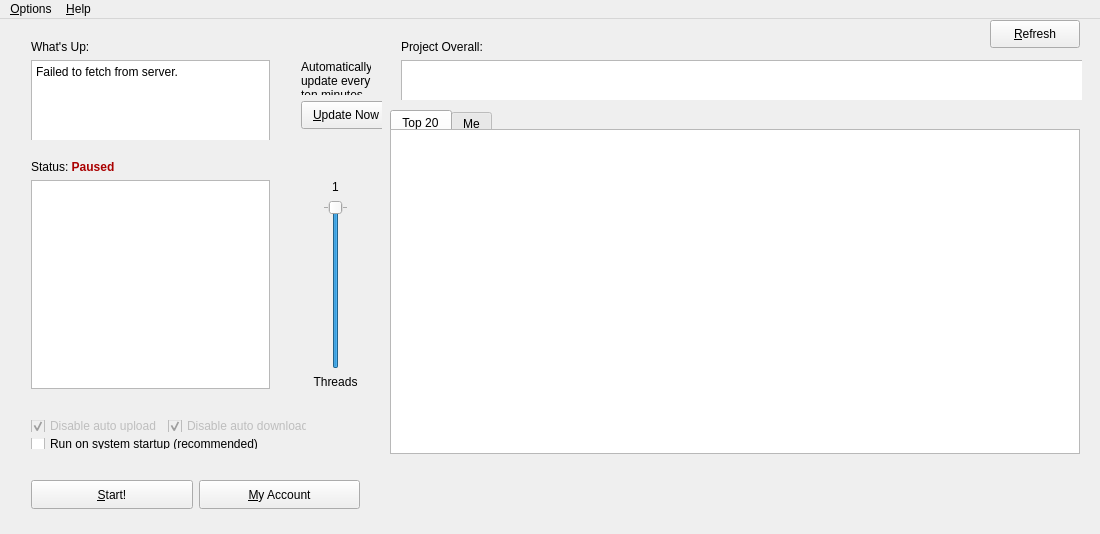
<?xml version="1.0" encoding="UTF-8"?>
<ui version="4.0">
 <class>MainWindow</class>
 <widget class="QMainWindow" name="MainWindow">
  <property name="geometry">
   <rect>
    <x>0</x>
    <y>0</y>
    <width>1100</width>
    <height>534</height>
   </rect>
  </property>
  <property name="windowTitle">
   <string>RamseyX Client</string>
  </property>
  <property name="locale">
   <locale language="English" country="UnitedStates"/>
  </property>
  <widget class="QWidget" name="centralWidget">
   <widget class="QTableWidget" name="tbl20">
    <property name="geometry">
     <rect>
      <x>390</x>
      <y>110</y>
      <width>690</width>
      <height>325</height>
     </rect>
    </property>
    <property name="minimumSize">
     <size>
      <width>690</width>
      <height>325</height>
     </size>
    </property>
    <property name="maximumSize">
     <size>
      <width>690</width>
      <height>325</height>
     </size>
    </property>
    <property name="horizontalScrollBarPolicy">
     <enum>Qt::ScrollBarAlwaysOff</enum>
    </property>
    <property name="editTriggers">
     <set>QAbstractItemView::NoEditTriggers</set>
    </property>
    <attribute name="horizontalHeaderHighlightSections">
     <bool>false</bool>
    </attribute>
    <attribute name="horizontalHeaderShowSortIndicator" stdset="0">
     <bool>false</bool>
    </attribute>
    <attribute name="horizontalHeaderStretchLastSection">
     <bool>true</bool>
    </attribute>
    <attribute name="verticalHeaderVisible">
     <bool>false</bool>
    </attribute>
    <attribute name="verticalHeaderDefaultSectionSize">
     <number>25</number>
    </attribute>
    <attribute name="verticalHeaderHighlightSections">
     <bool>false</bool>
    </attribute>
    <attribute name="verticalHeaderStretchLastSection">
     <bool>true</bool>
    </attribute>
   </widget>
   <widget class="QTabWidget" name="tab20">
    <property name="geometry">
     <rect>
      <x>390</x>
      <y>91</y>
      <width>171</width>
      <height>30</height>
     </rect>
    </property>
    <property name="currentIndex">
     <number>0</number>
    </property>
    <widget class="QWidget" name="tabTop20">
     <attribute name="title">
      <string>Top 20</string>
     </attribute>
    </widget>
    <widget class="QWidget" name="tabMe">
     <attribute name="title">
      <string>Me</string>
     </attribute>
    </widget>
   </widget>
   <widget class="QWidget" name="layoutWidget">
    <property name="geometry">
     <rect>
      <x>20</x>
      <y>130</y>
      <width>261</width>
      <height>251</height>
     </rect>
    </property>
    <layout class="QVBoxLayout" name="verticalLayout_2">
     <item>
      <widget class="QLabel" name="labelStatus">
       <property name="text">
        <string>Status: &lt;span style=&quot; font-weight:600; color:#aa0000;&quot;&gt;Paused&lt;/span&gt;</string>
       </property>
      </widget>
     </item>
     <item>
      <widget class="QTextBrowser" name="txtTasksStatus"/>
     </item>
    </layout>
   </widget>
   <widget class="QWidget" name="layoutWidget_2">
    <property name="geometry">
     <rect>
      <x>20</x>
      <y>10</y>
      <width>261</width>
      <height>111</height>
     </rect>
    </property>
    <layout class="QVBoxLayout" name="verticalLayout">
     <item>
      <widget class="QLabel" name="label_1">
       <property name="locale">
        <locale language="English" country="UnitedStates"/>
       </property>
       <property name="text">
        <string>What's Up:</string>
       </property>
      </widget>
     </item>
     <item>
      <widget class="QTextBrowser" name="txtWhatsUp">
       <property name="minimumSize">
        <size>
         <width>0</width>
         <height>90</height>
        </size>
       </property>
       <property name="maximumSize">
        <size>
         <width>16777215</width>
         <height>90</height>
        </size>
       </property>
       <property name="html">
        <string>&lt;!DOCTYPE HTML PUBLIC &quot;-//W3C//DTD HTML 4.0//EN&quot; &quot;http://www.w3.org/TR/REC-html40/strict.dtd&quot;&gt;
&lt;html&gt;&lt;head&gt;&lt;meta name=&quot;qrichtext&quot; content=&quot;1&quot; /&gt;&lt;style type=&quot;text/css&quot;&gt;
p, li { white-space: pre-wrap; }
&lt;/style&gt;&lt;/head&gt;&lt;body style=&quot; font-family:'SimSun'; font-size:9pt; font-weight:400; font-style:normal;&quot;&gt;
&lt;p style=&quot; margin-top:0px; margin-bottom:0px; margin-left:0px; margin-right:0px; -qt-block-indent:0; text-indent:0px;&quot;&gt;Failed to fetch from server.&lt;/p&gt;&lt;/body&gt;&lt;/html&gt;</string>
       </property>
      </widget>
     </item>
    </layout>
   </widget>
   <widget class="QPushButton" name="btnRefresh">
    <property name="geometry">
     <rect>
      <x>990</x>
      <y>1</y>
      <width>90</width>
      <height>28</height>
     </rect>
    </property>
    <property name="minimumSize">
     <size>
      <width>90</width>
      <height>28</height>
     </size>
    </property>
    <property name="maximumSize">
     <size>
      <width>90</width>
      <height>28</height>
     </size>
    </property>
    <property name="text">
     <string>&amp;Refresh</string>
    </property>
   </widget>
   <widget class="QLabel" name="label_5">
    <property name="geometry">
     <rect>
      <x>390</x>
      <y>450</y>
      <width>690</width>
      <height>51</height>
     </rect>
    </property>
    <property name="text">
     <string>&lt;html&gt;&lt;head/&gt;&lt;body&gt;&lt;p&gt;&lt;img src=&quot;:/bmp/slogan&quot;/&gt;&lt;/p&gt;&lt;/body&gt;&lt;/html&gt;</string>
    </property>
   </widget>
   <widget class="QWidget" name="layoutWidget_3">
    <property name="geometry">
     <rect>
      <x>290</x>
      <y>30</y>
      <width>92</width>
      <height>91</height>
     </rect>
    </property>
    <layout class="QVBoxLayout" name="verticalLayout_4">
     <item>
      <widget class="QLabel" name="label_3">
       <property name="text">
        <string>Automatically&lt;br /&gt;update every&lt;br /&gt;ten minutes</string>
       </property>
      </widget>
     </item>
     <item>
      <widget class="QPushButton" name="btnWhatsUp">
       <property name="minimumSize">
        <size>
         <width>90</width>
         <height>28</height>
        </size>
       </property>
       <property name="maximumSize">
        <size>
         <width>90</width>
         <height>28</height>
        </size>
       </property>
       <property name="text">
        <string>&amp;Update Now</string>
       </property>
      </widget>
     </item>
    </layout>
   </widget>
   <widget class="QWidget" name="layoutWidget_4">
    <property name="geometry">
     <rect>
      <x>300</x>
      <y>150</y>
      <width>71</width>
      <height>231</height>
     </rect>
    </property>
    <layout class="QVBoxLayout" name="verticalLayout_5">
     <item>
      <widget class="QLabel" name="threadLabel">
       <property name="text">
        <string>1</string>
       </property>
       <property name="alignment">
        <set>Qt::AlignCenter</set>
       </property>
      </widget>
     </item>
     <item alignment="Qt::AlignHCenter">
      <widget class="QSlider" name="threadSlider">
       <property name="minimum">
        <number>1</number>
       </property>
       <property name="maximum">
        <number>1</number>
       </property>
       <property name="orientation">
        <enum>Qt::Vertical</enum>
       </property>
       <property name="tickPosition">
        <enum>QSlider::TicksBothSides</enum>
       </property>
       <property name="tickInterval">
        <number>1</number>
       </property>
      </widget>
     </item>
     <item>
      <widget class="QLabel" name="label">
       <property name="text">
        <string>Threads</string>
       </property>
       <property name="alignment">
        <set>Qt::AlignCenter</set>
       </property>
      </widget>
     </item>
    </layout>
   </widget>
   <widget class="QWidget" name="layoutWidget_5">
    <property name="geometry">
     <rect>
      <x>390</x>
      <y>10</y>
      <width>692</width>
      <height>71</height>
     </rect>
    </property>
    <layout class="QVBoxLayout" name="verticalLayout_3">
     <item>
      <widget class="QLabel" name="label_4">
       <property name="text">
        <string>Project Overall:</string>
       </property>
      </widget>
     </item>
     <item>
      <widget class="QTableWidget" name="tblOverall">
       <property name="minimumSize">
        <size>
         <width>690</width>
         <height>50</height>
        </size>
       </property>
       <property name="maximumSize">
        <size>
         <width>690</width>
         <height>50</height>
        </size>
       </property>
       <property name="verticalScrollBarPolicy">
        <enum>Qt::ScrollBarAlwaysOff</enum>
       </property>
       <property name="horizontalScrollBarPolicy">
        <enum>Qt::ScrollBarAlwaysOff</enum>
       </property>
       <property name="autoScroll">
        <bool>false</bool>
       </property>
       <property name="editTriggers">
        <set>QAbstractItemView::NoEditTriggers</set>
       </property>
       <attribute name="horizontalHeaderHighlightSections">
        <bool>false</bool>
       </attribute>
       <attribute name="horizontalHeaderShowSortIndicator" stdset="0">
        <bool>false</bool>
       </attribute>
       <attribute name="horizontalHeaderStretchLastSection">
        <bool>true</bool>
       </attribute>
       <attribute name="verticalHeaderVisible">
        <bool>false</bool>
       </attribute>
       <attribute name="verticalHeaderDefaultSectionSize">
        <number>25</number>
       </attribute>
       <attribute name="verticalHeaderHighlightSections">
        <bool>false</bool>
       </attribute>
       <attribute name="verticalHeaderStretchLastSection">
        <bool>true</bool>
       </attribute>
      </widget>
     </item>
    </layout>
   </widget>
   <widget class="QWidget" name="layoutWidget_6">
    <property name="geometry">
     <rect>
      <x>20</x>
      <y>450</y>
      <width>351</width>
      <height>51</height>
     </rect>
    </property>
    <layout class="QHBoxLayout" name="horizontalLayout">
     <item>
      <widget class="QPushButton" name="btnStart">
       <property name="sizePolicy">
        <sizepolicy hsizetype="Minimum" vsizetype="Expanding">
         <horstretch>0</horstretch>
         <verstretch>0</verstretch>
        </sizepolicy>
       </property>
       <property name="locale">
        <locale language="English" country="UnitedStates"/>
       </property>
       <property name="text">
        <string>&amp;Start!</string>
       </property>
      </widget>
     </item>
     <item>
      <widget class="QPushButton" name="btnAccount">
       <property name="sizePolicy">
        <sizepolicy hsizetype="Minimum" vsizetype="Expanding">
         <horstretch>0</horstretch>
         <verstretch>0</verstretch>
        </sizepolicy>
       </property>
       <property name="locale">
        <locale language="English" country="UnitedStates"/>
       </property>
       <property name="text">
        <string>&amp;My Account</string>
       </property>
      </widget>
     </item>
    </layout>
   </widget>
   <widget class="QWidget" name="layoutWidget_7">
    <property name="geometry">
     <rect>
      <x>20</x>
      <y>390</y>
      <width>298</width>
      <height>51</height>
     </rect>
    </property>
    <layout class="QVBoxLayout" name="verticalLayout_6">
     <item>
      <layout class="QHBoxLayout" name="horizontalLayout_2">
       <item>
        <widget class="QCheckBox" name="disableAutoUploadChk">
         <property name="enabled">
          <bool>false</bool>
         </property>
         <property name="text">
          <string>Disable auto upload</string>
         </property>
         <property name="checked">
          <bool>true</bool>
         </property>
        </widget>
       </item>
       <item>
        <widget class="QCheckBox" name="disableAutoDownloadChk">
         <property name="enabled">
          <bool>false</bool>
         </property>
         <property name="text">
          <string>Disable auto download</string>
         </property>
         <property name="checked">
          <bool>true</bool>
         </property>
        </widget>
       </item>
      </layout>
     </item>
     <item>
      <widget class="QCheckBox" name="runOnStartupChk">
       <property name="text">
        <string>Run on system startup (recommended)</string>
       </property>
      </widget>
     </item>
    </layout>
   </widget>
   <zorder>layoutWidget</zorder>
   <zorder>layoutWidget_2</zorder>
   <zorder>layoutWidget_3</zorder>
   <zorder>layoutWidget_4</zorder>
   <zorder>layoutWidget_5</zorder>
   <zorder>layoutWidget_6</zorder>
   <zorder>layoutWidget_7</zorder>
   <zorder>tab20</zorder>
   <zorder>tbl20</zorder>
   <zorder>btnRefresh</zorder>
   <zorder>label_5</zorder>
  </widget>
  <widget class="QMenuBar" name="menuBar">
   <property name="geometry">
    <rect>
     <x>0</x>
     <y>0</y>
     <width>1100</width>
     <height>17</height>
    </rect>
   </property>
   <widget class="QMenu" name="optionsMenu">
    <property name="locale">
     <locale language="English" country="UnitedStates"/>
    </property>
    <property name="title">
     <string>&amp;Options</string>
    </property>
    <addaction name="resetBenchmarkAction"/>
    <addaction name="separator"/>
    <addaction name="quitAction"/>
   </widget>
   <widget class="QMenu" name="helpMenu">
    <property name="locale">
     <locale language="English" country="UnitedStates"/>
    </property>
    <property name="title">
     <string>&amp;Help</string>
    </property>
    <addaction name="mailingListAction"/>
    <addaction name="separator"/>
    <addaction name="aboutQtAction"/>
    <addaction name="aboutAction"/>
   </widget>
   <addaction name="optionsMenu"/>
   <addaction name="helpMenu"/>
  </widget>
  <action name="aboutAction">
   <property name="text">
    <string>About &amp;RamseyX Client...</string>
   </property>
  </action>
  <action name="resetBenchmarkAction">
   <property name="text">
    <string>&amp;Reset benchmark</string>
   </property>
  </action>
  <action name="mailingListAction">
   <property name="text">
    <string>&amp;Mailing list...</string>
   </property>
  </action>
  <action name="quitAction">
   <property name="text">
    <string>&amp;Quit</string>
   </property>
  </action>
  <action name="aboutQtAction">
   <property name="text">
    <string>About &amp;Qt...</string>
   </property>
  </action>
 </widget>
 <layoutdefault spacing="6" margin="11"/>
 <tabstops>
  <tabstop>btnStart</tabstop>
  <tabstop>btnAccount</tabstop>
  <tabstop>btnWhatsUp</tabstop>
  <tabstop>tab20</tabstop>
  <tabstop>txtWhatsUp</tabstop>
  <tabstop>txtTasksStatus</tabstop>
  <tabstop>tblOverall</tabstop>
  <tabstop>tbl20</tabstop>
 </tabstops>
 <resources/>
 <connections/>
</ui>
